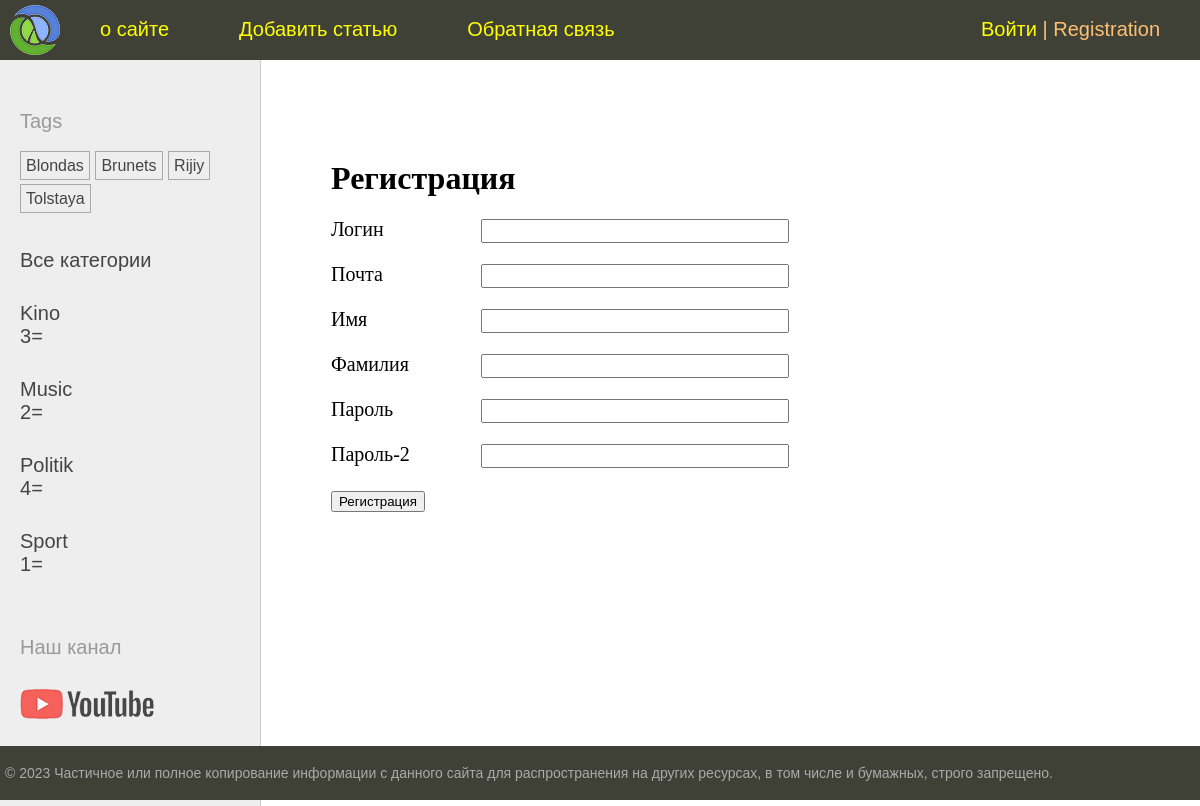
Screenshot of /register/ with the database file from the repository.
### women/models.py (models this page shows, shortened)
class TagPost(models.Model):
    tag=models.CharField(max_length=100, db_index=True)
    slug=models.SlugField(max_length=100, db_index=True, unique=True)
    def get_absolute_url(self):
        return reverse('women:tag', kwargs={'tag_slug':self.slug})

class Category(models.Model):
    name=models.CharField(max_length=100, db_index=True, verbose_name='Название')
    slug=models.SlugField(max_length=100, unique=True, db_index=True)
    class Meta:
        verbose_name='Категорию'
        verbose_name_plural='Категории'
    def get_absolute_url(self):
        return reverse('women:show_category', kwargs={'cat_slug':self.slug})

### users/views.py (the view)
# urls.py: path("register/", views.RegisterUser.as_view(), name="register"),
class RegisterUser(CreateView):
    form_class = RegisterUserForm
    template_name = "users/register.html"
    extrs_context = {"title": "Регистрация"}
    success_url = reverse_lazy("users:login_user")

### users/forms.py (shortened to what this page needs)
class RegisterUserForm(UserCreationForm):
    username = forms.CharField(label="Логин",widget=forms.TextInput(attrs={"class":"form-input"}))
    password1 = forms.CharField(label="Пароль", widget=forms.PasswordInput(attrs={"class":"form-input"}))
    password2 = forms.CharField(label="Пароль-2", widget=forms.PasswordInput(attrs={"class":"form-input"}))
    class Meta:
        model = get_user_model()
        fields = ['username', 'email', 'first_name', 'last_name', 'password1', 'password2']
        labels = {
            'email': 'Почта',
            'first_name': "Имя",
            'last_name': "Фамилия",
        }
        widgets={
            'email':forms.EmailInput(attrs={"class":"form-input"}),
            'first_name':forms.TextInput(attrs={"class":"form-input"}),
            'last_name':forms.TextInput(attrs={"class":"form-input"}),
        }

### users/context_processors.py (called while the page is built)
def get_women_context(request):
    return {'mainmenu':menu2}

### women/templatetags/women_tags.py (called while the page is built)
@register.inclusion_tag("women/list_categories.html")
def show_categories(cat_selected=0):
    cats=Category.objects.annotate(total=Count('posts')).filter(total__gt=0)
    return {"cats":cats, "cat_selected":cat_selected}

@register.inclusion_tag("women/list_tags.html")
def show_all_tags():
    return {"tags":TagPost.objects.annotate(total=Count("tags")).filter(total__gt=0)}

### users/templates/users/register.html (shortened to what this page needs)
{% extends 'base.html' %}
{% block content %}
<h1>Регистрация</h1>
<form method="post">
        {% for f in form %}
            <p><label class="form-label"for="{{f.id_for_label}}">{{f.label}}</label>{{f}}</p>
        {% endfor %}
    <p><button type="submit">Регистрация</button></p>
</form>
{% endblock %}

### women/templates/women/list_tags.html
{% if tags %}
    <p>Tags</p>
    <ul class='tags-list'>
        {% for t in tags %}
            <li><a href="{{t.get_absolute_url}}">{{t.tag}}</a></li>
        {% endfor %}
    </ul>
{% endif %}

### women/templates/women/list_categories.html (shortened to what this page needs)
{% for cat in cats %}
    {% if cat.id == cat_selected %}
        {{cat.id}}={{cat_selected}}
        <li class="selected">LIST: {{cat.name}}</li>
    {% else %}
        <li><a href="{{cat.get_absolute_url}}">{{cat.name}}</a></li>
        {{cat.id}}={{cat_selected}}
    {% endif %}
{% endfor %}

### women/static/women/css/styles.css (style rules this page uses)
html, body { font-family: 'Arial'; margin: 0; padding: 0; height: 100%; width: 100%; color: #444; }
a { color: #0059b2; text-decoration: none; }
.left-chapters ul { width: 230px; margin: 0; padding: 20px 10px 10px 20px; list-style: none; font-size: 20px; }
.left-chapters ul li { margin: 30px 0 0 0; color: #999; }
.left-chapters ul li a { color: #444; text-decoration: none; }
ul.tags-list { width: 100%; margin: 0; padding: 0; list-style: none; }
ul.tags-list li { margin: 0; padding: 0 0 10px; display: inline-block; }
ul.tags-list li a { padding: 5px; font-size: 16px; border: 1px solid #aaa; }
.content-text h1 { font-size: 32px; }
.form-input { width: 300px; font-size: 16px; }
.form-label { display: inline-block; min-width: 150px; vertical-align: top; }

### rows the page displays
TagPost: tag "Blondas"
TagPost: tag "Brunets"
TagPost: tag "Rijiy"
TagPost: tag "Tolstaya"
Category: name "Kino", id "3"
Category: name "Music", id "2"
Category: name "Politik", id "4"
Category: name "Sport", id "1"

### other values shown
{{ m.title }} "о сайте" "Добавить статью" "Обратная связь"
{{ f.label }} "Логин" "Почта" "Имя" "Фамилия" "Пароль" "Пароль-2"
